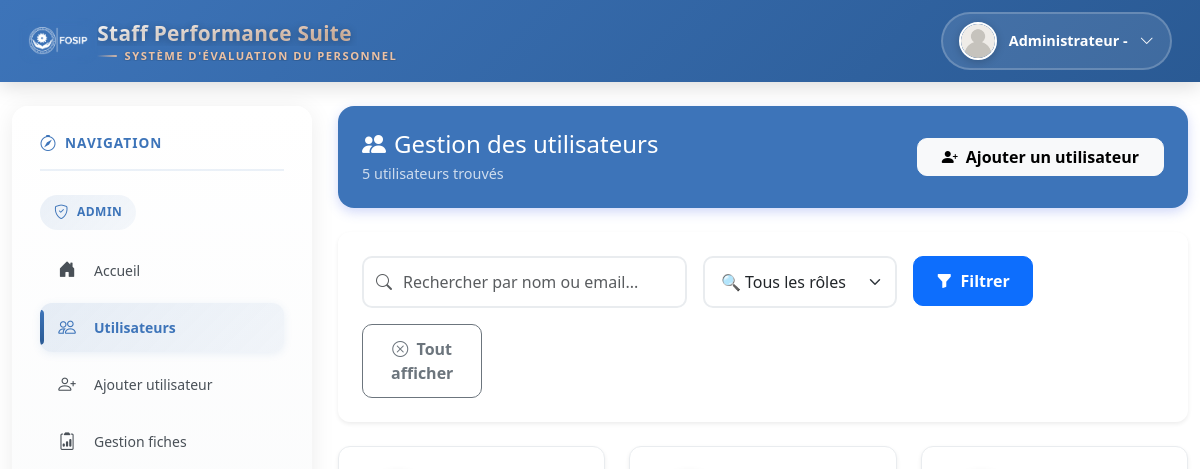
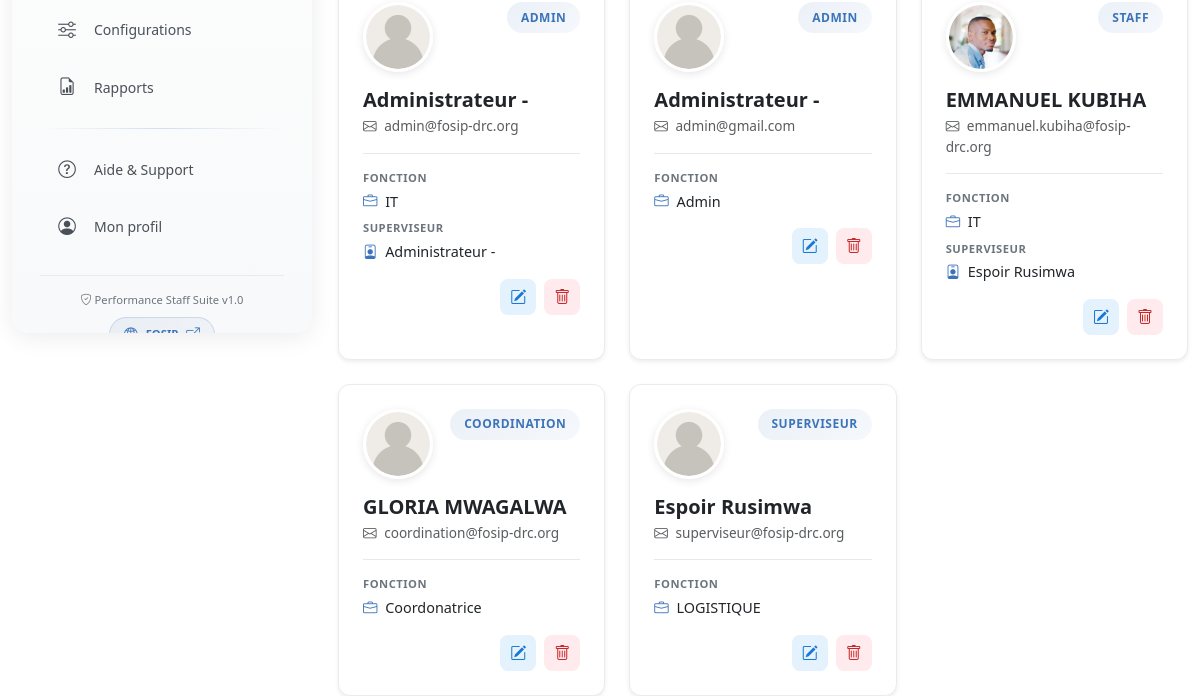
The app's page /pages/users.php (signed in), older data (2 pictures, top to bottom).
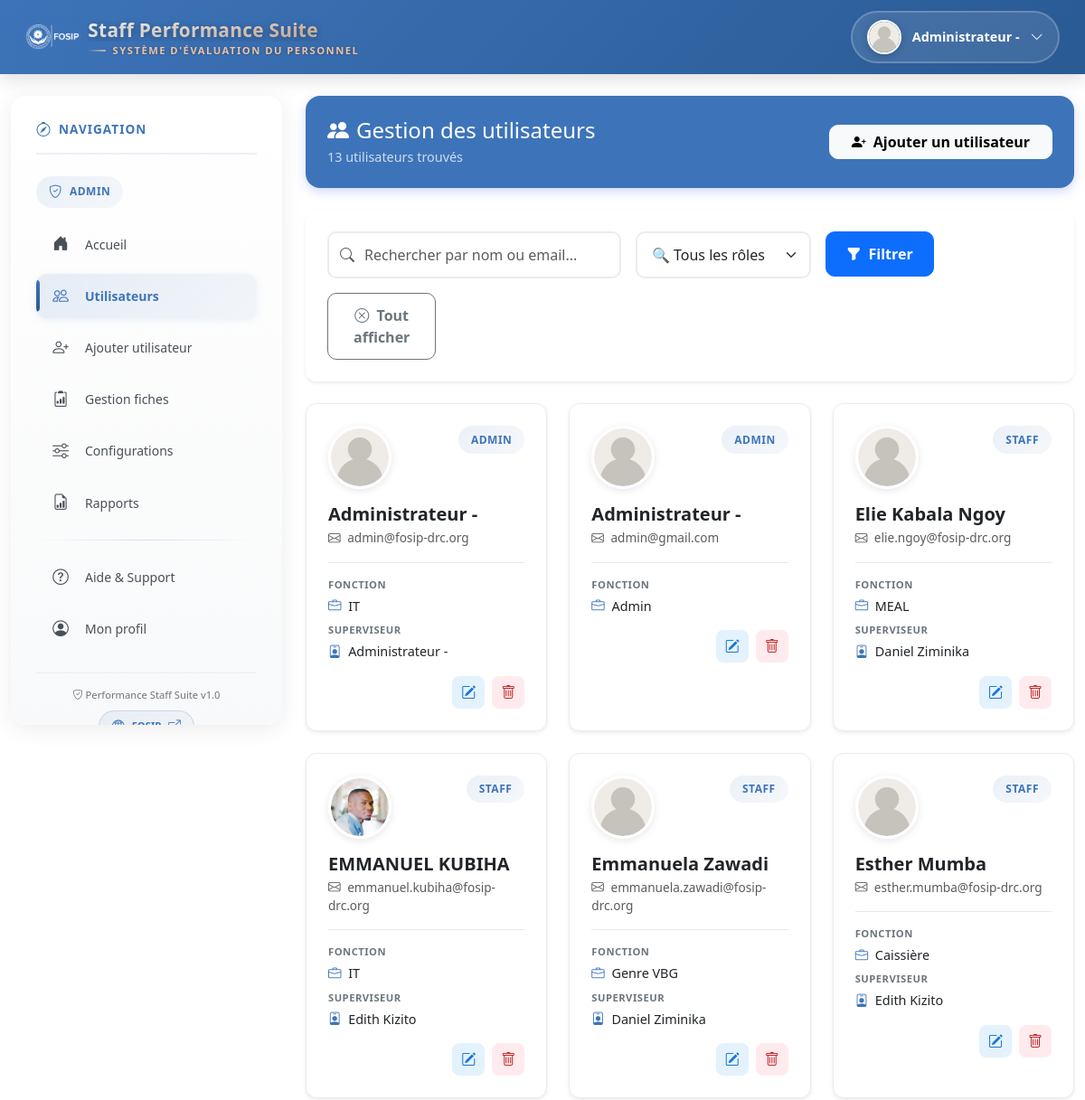
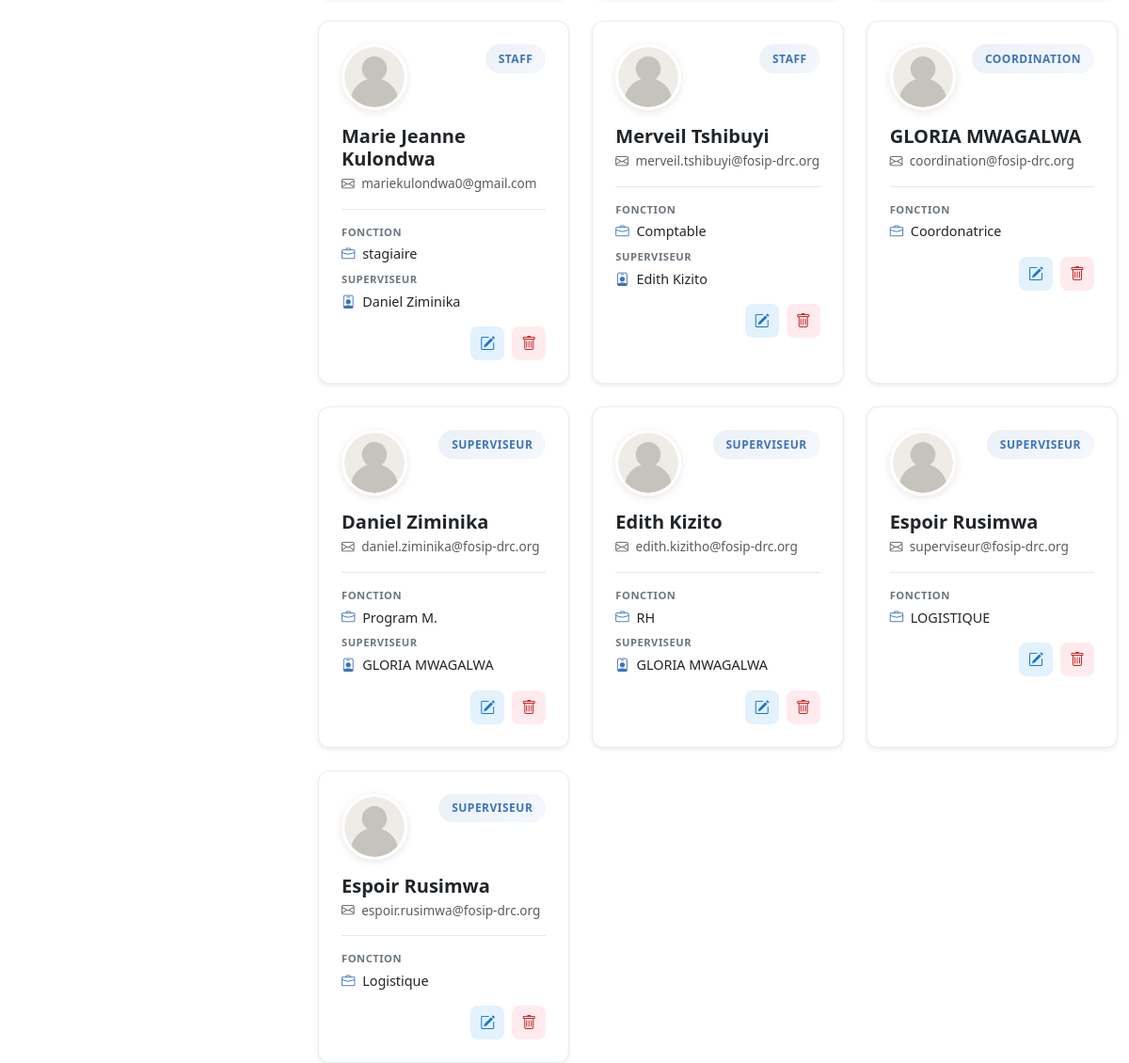
The same page, newer data (2 pictures, top to bottom).
### tables this page shows
CREATE TABLE `users` (
  `id` int NOT NULL,
  `nom` varchar(100) DEFAULT NULL,
  `post_nom` varchar(100) DEFAULT NULL,
  `email` varchar(100) DEFAULT NULL,
  `mot_de_passe` varchar(255) DEFAULT NULL,
  `role` enum('admin','staff','coordination','superviseur') NOT NULL,
  `fonction` varchar(100) DEFAULT NULL,
  `photo` varchar(255) DEFAULT NULL,
  `superviseur_id` int DEFAULT NULL
);

### pages/users.php (the view, shortened to what this page needs)
<?php
include('../includes/db.php');
include('../includes/header.php');
$q = trim($_GET['q'] ?? '');
$params = [];
$sql = "SELECT u.*, s.nom AS superviseur_nom, s.post_nom AS superviseur_post
        FROM users u
        LEFT JOIN users s ON u.superviseur_id = s.id";
$sql .= " ORDER BY u.role, u.nom, u.post_nom";
$stmt = $pdo->prepare($sql);
$stmt->execute($params);
$rows = $stmt->fetchAll(PDO::FETCH_ASSOC);
?>
<div class="row">
  <div class="col-md-3"><?php include('../includes/sidebar.php'); ?></div>
  <div class="col-md-9" style="padding-left: 8rem;">
    <div class="header-card">
      <div class="d-flex justify-content-between align-items-center">
        <div>
          <h4 class="mb-1"><i class="bi bi-people-fill me-2"></i>Gestion des utilisateurs</h4>
          <p class="mb-0 opacity-75" style="font-size: 0.9rem;"><?= count($rows) ?> utilisateur<?= count($rows) > 1 ? 's' : '' ?> trouvé<?= count($rows) > 1 ? 's' : '' ?></p>
        </div>
        <a href="user_add.php" class="btn btn-light px-4" style="border-radius: 10px; font-weight: 600;">
          <i class="bi bi-person-plus-fill me-2"></i>Ajouter un utilisateur
        </a>
      </div>
    </div>
    <div class="card border-0 shadow-sm mb-4" style="border-radius: 12px;">
      <div class="card-body p-4">
        <form class="row g-3" method="get">
          <div class="col-md-5">
            <div class="input-group">
              <span class="input-group-text bg-white border-end-0" style="border-radius: 10px 0 0 10px; border: 2px solid #e9ecef; border-right: none;">
                <i class="bi bi-search text-muted"></i>
              </span>
              <input type="text" name="q" value="<?= htmlspecialchars($q) ?>"
                     class="form-control search-bar border-start-0 ps-0"
                     placeholder="Rechercher par nom ou email..."
                     style="border-left: none !important;">
            </div>
          </div>
          <div class="col-md-3">
            <select name="role" class="form-select filter-select" onchange="this.form.submit()">
              <option value="">🔍 Tous les rôles</option>
            </select>
          </div>
          <div class="col-md-2">
            <button class="btn btn-primary w-100" type="submit" style="border-radius: 10px; padding: 12px; font-weight: 600;">
              <i class="bi bi-funnel-fill me-1"></i> Filtrer
            </button>
          </div>
          <div class="col-md-2">
            <a class="btn btn-outline-secondary w-100" href="users.php" style="border-radius: 10px; padding: 12px; font-weight: 600;" title="Effacer tous les filtres et afficher tous les utilisateurs">
              <i class="bi bi-x-circle me-1"></i> Tout afficher
            </a>
          </div>
        </form>
      </div>
    </div>
    <div class="row g-4">
      <?php
      foreach ($rows as $row):
        $photo = $row['photo'] ? "../assets/img/profiles/" . $row['photo'] : "../assets/img/profiles/default.png";
        $nomComplet = trim(($row['nom'] ?? '').' '.($row['post_nom'] ?? ''));
        $supName = trim(($row['superviseur_nom'] ?? '').' '.($row['superviseur_post'] ?? ''));
        $roleClass = 'role-' . ($row['role'] ?? 'agent');
      ?>
      <div class="col-md-6 col-lg-4">
        <div class="card user-card h-100 shadow-sm">
          <div class="card-body p-4">
            <div class="d-flex justify-content-between align-items-start mb-3">
              <img src="<?= htmlspecialchars($photo) ?>"
                   class="user-avatar rounded-circle"
                   onerror="this.onerror=null;this.src='../assets/img/profiles/default.png';">
              <span class="role-badge <?= $roleClass ?>">
                <?= htmlspecialchars($row['role'] ?? 'agent') ?>
              </span>
            </div>
            <h5 class="mb-1 fw-bold" style="color: #212529;">
              <?= htmlspecialchars($nomComplet ?: 'Sans nom') ?>
            </h5>
            <p class="text-muted mb-3" style="font-size: 0.85rem;">
              <i class="bi bi-envelope me-1"></i>
              <?= htmlspecialchars($row['email'] ?: 'Aucun email') ?>
            </p>
            <hr class="my-3" style="opacity: 0.1;">
            <div class="mb-3">
              <?php if (!empty(trim($row['fonction'] ?? ''))): ?>
              <div class="mb-2">
                <div class="info-label">Fonction</div>
                <div class="info-value">
                  <i class="bi bi-briefcase me-1" style="color: #3D74B9;"></i>
                  <?= htmlspecialchars($row['fonction']) ?>
                </div>
              </div>
              <?php endif; ?>
              <?php if ($supName): ?>
              <div class="mb-2">
                <div class="info-label">Superviseur</div>
                <div class="info-value">
                  <i class="bi bi-person-badge me-1" style="color: #3D74B9;"></i>
                  <?= htmlspecialchars($supName) ?>
                </div>
              </div>
              <?php endif; ?>
            </div>
            <div class="d-flex gap-2 justify-content-end mt-3">
              <a href="user_edit.php?id=<?= (int)$row['id'] ?>"
                 class="action-btn btn-edit"
                 title="Modifier l'utilisateur">
                <i class="bi bi-pencil-square"></i>
              </a>
              <a href="user_delete.php?id=<?= (int)$row['id'] ?>"
                 class="action-btn btn-delete"
                 title="Supprimer l'utilisateur">
                <i class="bi bi-trash"></i>
              </a>
            </div>
          </div>
        </div>
      </div>
      <?php endforeach; ?>
    </div>
  </div>
</div>
<?php include('../includes/footer.php'); ?>

### includes/header.php (shortened to what this page needs)
<!DOCTYPE html>
<html lang="fr">
<head>
  <link href="https://cdn.jsdelivr.net/npm/bootstrap@5.3.2/dist/css/bootstrap.min.css" rel="stylesheet">
  <link rel="stylesheet" href="https://cdn.jsdelivr.net/npm/bootstrap-icons@1.11.1/font/bootstrap-icons.css">
  <link rel="stylesheet" href="../assets/css/style.css">
</head>
<body class="d-flex flex-column min-vh-100">
  <nav class="navbar navbar-expand-lg navbar-fosip sticky-top">
    <div class="container-fluid">
<a class="navbar-brand-fosip d-flex align-items-center gap-2" href="../index.php" aria-label="FOSIP — Staff Performance Suite" title="FOSIP — Staff Performance Suite" style="text-decoration:none; min-width:0;">
  <img src="../assets/img/logowhite.png" alt="Logo FOSIP" class="logo-fosip" />
  <div class="brand-text-container">
    <span class="brand-main-title" title="Staff Performance Suite">Staff Performance Suite</span>
    <span class="brand-subtitle" title="Système d'évaluation du personnel">Système d'évaluation du personnel</span>
  </div>
</a>
      <div class="ms-auto">
        <?php
        if (!empty($_SESSION['user_id'])):
          require_once(__DIR__ . '/../includes/db.php');
          $user_id = (int)$_SESSION['user_id'];
          $stmt = $pdo->prepare("SELECT nom, post_nom, email, fonction, role, photo FROM users WHERE id = ?");
          $stmt->execute([$user_id]);
          $userData = $stmt->fetch(PDO::FETCH_ASSOC);
          $nom = trim(($userData['nom'] ?? '') . ' ' . ($userData['post_nom'] ?? ''));
          $photo = $userData['photo'] ?? 'default.png';
          if ($nom !== '') {
            $lower = mb_strtolower($nom, 'UTF-8');
            $display_name = mb_strtoupper(mb_substr($lower, 0, 1, 'UTF-8'), 'UTF-8') . mb_substr($lower, 1, null, 'UTF-8');
          } else {
            $display_name = 'Utilisateur';
          }
          $profile_base = '../assets/img/profiles/';
          $photo_path = $profile_base . htmlspecialchars($photo, ENT_QUOTES, 'UTF-8');
        ?>
        <div class="dropdown user-profile-dropdown">
          <div class="profile-trigger" data-bs-toggle="dropdown" aria-expanded="false">
            <img src="<?= htmlspecialchars($photo_path) ?>"
                 alt="Photo de profil"
                 class="profile-avatar-header"
                 onerror="this.onerror=null;this.src='<?= $profile_base ?>default.png';">
            <div class="profile-info-header d-none d-sm-flex">
              <span class="profile-name-header"><?= htmlspecialchars($display_name) ?></span>
            </div>
            <i class="bi bi-chevron-down profile-chevron"></i>
          </div>
        </div>
        <?php endif; ?>
      </div>
    </div>
  </nav>
  <div class="container-fluid mt-4 flex-grow-1">

### includes/sidebar.php (shortened to what this page needs)
<?php
require_once dirname(__DIR__) . '/includes/db.php';
$current_page = basename($_SERVER['PHP_SELF'] ?? '');
$user_id = $_SESSION['user_id'] ?? null;
$role = $_SESSION['role'] ?? 'invité';
$counts = [
  'objectifs_encours'      => 0,
  'objectifs_anterieur'    => 0,
  'supervision_encours'    => 0,
  'supervision_anterieur'  => 0,
  'coordination_encours'   => 0,
  'coordination_anterieur' => 0,
];
if ($user_id) {
  $stmt = $pdo->prepare("SELECT COUNT(*) FROM objectifs WHERE user_id = ? AND statut IN ('encours', 'attente')");
  $stmt->execute([$user_id]);
  $counts['objectifs_encours'] = (int)$stmt->fetchColumn();
  $stmt = $pdo->prepare("SELECT COUNT(*) FROM objectifs WHERE user_id = ? AND statut = 'termine'");
  $stmt->execute([$user_id]);
  $counts['objectifs_anterieur'] = (int)$stmt->fetchColumn();
}
$menuItems = $menus[$role] ?? [];
?>
<nav class="sidebar-modern d-none d-lg-block">
  <div class="sidebar-header">
    <h6 class="sidebar-title">
      <i class="bi bi-compass"></i>
      Navigation
    </h6>
  </div>
  <div class="role-badge">
    <i class="bi bi-shield-check"></i>
    <span><?= htmlspecialchars(ucfirst($role)) ?></span>
  </div>
  <ul class="nav-modern">
    <?php foreach ($menuItems as $index => $item):
      $isActive = ($current_page === $item['url']) ? 'active' : '';
      $hasBadge = isset($item['badge']) && $item['badge'] > 0;
      $hasSubmenu = !empty($item['submenu']);
    ?>
      <li class="nav-item-modern">
        <?php if ($hasSubmenu): ?>
          <a href="#" class="nav-link-modern <?= $isActive ?> has-submenu" onclick="toggleSubmenu(event, this)">
            <div class="nav-link-content">
              <i class="bi bi-<?= htmlspecialchars($item['icon']) ?> nav-icon"></i>
              <span class="nav-text"><?= htmlspecialchars($item['text']) ?></span>
              <?php if ($hasBadge): ?>
                <span class="nav-badge"><?= (int)$item['badge'] ?></span>
              <?php endif; ?>
              <i class="bi bi-chevron-down nav-expand-icon"></i>
            </div>
          </a>
        <?php else: ?>
          <a href="<?= htmlspecialchars($item['url']) ?>" class="nav-link-modern <?= $isActive ?>">
            <div class="nav-link-content">
              <i class="bi bi-<?= htmlspecialchars($item['icon']) ?> nav-icon"></i>
              <span class="nav-text"><?= htmlspecialchars($item['text']) ?></span>
            </div>
          </a>
        <?php endif; ?>
      </li>
    <?php endforeach; ?>
  </ul>
  <div class="sidebar-divider"></div>
  <ul class="nav-modern">
    <li class="nav-item-modern">
      <a href="aide.php" class="nav-link-modern <?= $current_page === 'aide.php' ? 'active' : '' ?>">
        <div class="nav-link-content">
          <i class="bi bi-question-circle nav-icon"></i>
          <span class="nav-text">Aide & Support</span>
        </div>
      </a>
    </li>
    <li class="nav-item-modern">
      <a href="profile.php" class="nav-link-modern <?= $current_page === 'profile.php' ? 'active' : '' ?>">
        <div class="nav-link-content">
          <i class="bi bi-person-circle nav-icon"></i>
          <span class="nav-text">Mon profil</span>
        </div>
      </a>
    </li>
  </ul>
  <div class="sidebar-footer">
    <p class="sidebar-footer-text">
      <i class="bi bi-shield-check"></i>
      Performance Staff Suite v1.0
    </p>
    <div class="text-center">
      <a href="https://fosip-drc.org"
         target="_blank"
         rel="noopener noreferrer"
         class="footer-link-fosip"
         title="Visitez le site officiel de FOSIP">
        <i class="bi bi-globe2"></i>
        <span>FOSIP</span>
        <i class="bi bi-box-arrow-up-right"></i>
      </a>
    </div>
  </div>
</nav>

### includes/footer.php (shortened to what this page needs)
  </div>
</body>
</html>

### assets/css/style.css (style rules this page uses)
:root { --fosip: #3D74B9; --fosip-bleu: #3D74B9; --fosip-jaune: #F5C7A5; --muted: #6c757d; --light-blue: rgba(61,116,185,0.1); --border-light: #3D74B9; --bg-auth: linear-gradient(135deg, #f6faff 0%, #ffffff 100%); }
@media (min-width: 768px) { .col-md-9 { margin-left: 0 !important; } }
@media (min-width: 768px) { body { padding-top: 0; } }
@media (min-width: 768px) { .row > .col-md-3 { flex: 0 0 210px; max-width: 210px; } }
@media (min-width: 768px) { .row > .col-md-9 { flex: 1 1 auto; max-width: calc(100% - 210px); } }

### includes/header.php (style rules this page uses)
.navbar-fosip { background: linear-gradient(135deg, #3D74B9 0%, #2a5a94 100%); box-shadow: 0 4px 20px rgba(0,0,0,0.15); padding: 0.75rem 1rem; }
.navbar-brand-fosip { display: flex; align-items: center; gap: 0.75rem; font-weight: 700; font-size: 1.1rem; color: white !important; text-decoration: none; transition: transform 0.2s ease; }
.logo-fosip { height: 28px !important; width: auto; box-shadow: 0 0 8px #3D74B955; transition: box-shadow 0.2s; }
.brand-text-container { min-width: 0; max-width: 320px; }
.brand-main-title { display: inline-block; font-family: 'Montserrat', 'Segoe UI', Arial, sans-serif; font-weight: 700; font-size: 1.06rem; line-height: 1; margin: 0; white-space: nowrap; overflow: hidden; text-overflow: ellipsis; max-width: 260px; color: #ffffff; -webkit-text-fill-color: #ffffff; background: none; -webkit-background-clip: initial; background-clip: initial; text-shadow: 0 2px 10px rgba(0,0,0,0.18); -webkit-font-smoothing: antialiased; position: relative; }
.brand-main-title::after { content: ""; position: absolute; left: 0; bottom: -6px; width: 32px; height: 3px; border-radius: 3px; background: rgba(255,255,255,0.28); box-shadow: 0 4px 10px rgba(0,0,0,0.08); transition: width .22s ease; }
.brand-subtitle { font-size: 0.68rem; color: rgba(255,255,255,0.88); font-weight: 500; white-space: nowrap; overflow: hidden; text-overflow: ellipsis; margin-top: 2px; max-width: 300px; }
.user-profile-dropdown { position: relative; }
.profile-trigger { display: flex; align-items: center; gap: 0.75rem; padding: 0.5rem 1rem; background: rgba(255,255,255,0.1); border: 2px solid rgba(255,255,255,0.2); border-radius: 50px; cursor: pointer; transition: all 0.3s ease; }
.profile-avatar-header { width: 38px; height: 38px; border-radius: 50%; object-fit: cover; border: 2px solid white; box-shadow: 0 2px 8px rgba(0,0,0,0.2); }
.profile-info-header { display: flex; flex-direction: column; gap: 0; text-align: left; }
.profile-name-header { font-size: 0.9rem; font-weight: 600; color: white; line-height: 1.2; margin: 0; }
.profile-chevron { color: white; transition: transform 0.3s ease; font-size: 0.9rem; }
.brand-text-container { display: flex; flex-direction: column; gap: 0.15rem; }
.brand-main-title { font-size: 1.3rem; font-weight: 800; color: white; line-height: 1.2; letter-spacing: 0.3px; text-shadow: 0 2px 8px rgba(0,0,0,0.3); background: linear-gradient(135deg, #ffffff 0%, rgba(245,199,165,0.9) 100%); -webkit-background-clip: text; -webkit-text-fill-color: transparent; background-clip: text; position: relative; }
.brand-subtitle { font-size: 0.7rem; font-weight: 600; color: rgba(245,199,165,0.95); text-transform: uppercase; letter-spacing: 1.5px; text-shadow: 0 1px 3px rgba(0,0,0,0.3); line-height: 1; display: flex; align-items: center; gap: 0.5rem; }
.brand-subtitle::before { content: ''; width: 20px; height: 2px; background: linear-gradient(90deg, transparent, rgba(245,199,165,0.8)); border-radius: 2px; }

Row changes from the older to the newer data that the page shows:
added users: role "STAFF", nom+post_nom "Elie Kabala Ngoy", email "elie.ngoy@fosip-drc.org", fonction "MEAL", superviseur.post_nom "Daniel Ziminika"
changed users "EMMANUEL KUBIHA": superviseur.post_nom "Espoir Rusimwa" → "Edith Kizito"
added users: role "STAFF", nom+post_nom "Emmanuela Zawadi", email "emmanuela.zawadi@fosip-drc.org", fonction "Genre VBG", superviseur.post_nom "Daniel Ziminika"
added users: role "STAFF", nom+post_nom "Esther Mumba", email "esther.mumba@fosip-drc.org", fonction "Caissière", superviseur.post_nom "Edith Kizito"
added users: role "STAFF", nom+post_nom "Marie Jeanne Kulondwa", email "mariekulondwa0@gmail.com", fonction "stagiaire", superviseur.post_nom "Daniel Ziminika"
added users: role "STAFF", nom+post_nom "Merveil Tshibuyi", email "merveil.tshibuyi@fosip-drc.org", fonction "Comptable", superviseur.post_nom "Edith Kizito"
added users: role "SUPERVISEUR", nom+post_nom "Daniel Ziminika", email "daniel.ziminika@fosip-drc.org", fonction "Program M.", superviseur.post_nom "GLORIA MWAGALWA"
added users: role "SUPERVISEUR", nom+post_nom "Edith Kizito", email "edith.kizitho@fosip-drc.org", fonction "RH", superviseur.post_nom "GLORIA MWAGALWA"
added users: role "SUPERVISEUR", nom+post_nom "Espoir Rusimwa", email "espoir.rusimwa@fosip-drc.org", fonction "Logistique"
Text that changed along with them:
count($rows): "5" → "13"
